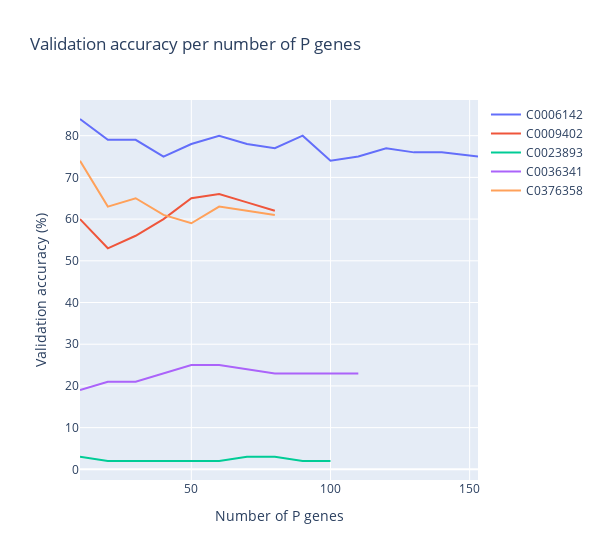

This figure's notebook cell:
### Code cell
from turtle import width


fig = go.Figure()

fig.add_trace(go.Scatter(
    x=n_positives,
    y=C0006142,
    mode='lines',
    name='C0006142'
))

fig.add_trace(go.Scatter(
    x=n_positives,
    y=C0009402,
    mode='lines',
    name='C0009402'
))

fig.add_trace(go.Scatter(
    x=n_positives,
    y=C0023893,
    mode='lines',
    name='C0023893'
))

fig.add_trace(go.Scatter(
    x=n_positives,
    y=C0036341,
    mode='lines',
    name='C0036341'
))

fig.add_trace(go.Scatter(
    x=n_positives,
    y=C0376358,
    mode='lines',
    name='C0376358'
))

fig.update_layout(
    title='Validation accuracy per number of P genes',
    xaxis_title='Number of P genes',
    yaxis_title='Validation accuracy (%)',
    width=600
)

fig.show()

### Figure 1 — Plotly figure (JSON) as saved in the notebook; plotly's stock layout.template omitted (floating-point values rounded to 4 significant figures)
{"data": [{"mode": "lines", "name": "C0006142", "type": "scatter", "x": [10, 20, 30, 40, 50, 60, 70, 80, 90, 100, 110, 120, 130, 140, 153, 97, 117, 125, 91], "y": [84, 79, 79, 75, 78, 80, 78, 77, 80, 74, 75, 77, 76, 76, 75, null, null, null, null]}, {"mode": "lines", "name": "C0009402", "type": "scatter", "x": [10, 20, 30, 40, 50, 60, 70, 80, 90, 100, 110, 120, 130, 140, 153, 97, 117, 125, 91], "y": [60, 53, 56, 60, 65, 66, 64, 62, null, null, null, null, null, null, null, 63, null, null, null]}, {"mode": "lines", "name": "C0023893", "type": "scatter", "x": [10, 20, 30, 40, 50, 60, 70, 80, 90, 100, 110, 120, 130, 140, 153, 97, 117, 125, 91], "y": [3, 2, 2, 2, 2, 2, 3, 3, 2, 2, null, null, null, null, null, null, 3, null, null]}, {"mode": "lines", "name": "C0036341", "type": "scatter", "x": [10, 20, 30, 40, 50, 60, 70, 80, 90, 100, 110, 120, 130, 140, 153, 97, 117, 125, 91], "y": [19, 21, 21, 23, 25, 25, 24, 23, 23, 23, 23, null, null, null, null, null, null, 21, null]}, {"mode": "lines", "name": "C0376358", "type": "scatter", "x": [10, 20, 30, 40, 50, 60, 70, 80, 90, 100, 110, 120, 130, 140, 153, 97, 117, 125, 91], "y": [74, 63, 65, 61, 59, 63, 62, 61, null, null, null, null, null, null, null, null, null, null, 61]}], "layout": {"title": {"text": "Validation accuracy per number of P genes"}, "width": 600, "xaxis": {"title": {"text": "Number of P genes"}}, "yaxis": {"title": {"text": "Validation accuracy (%)"}}}}
